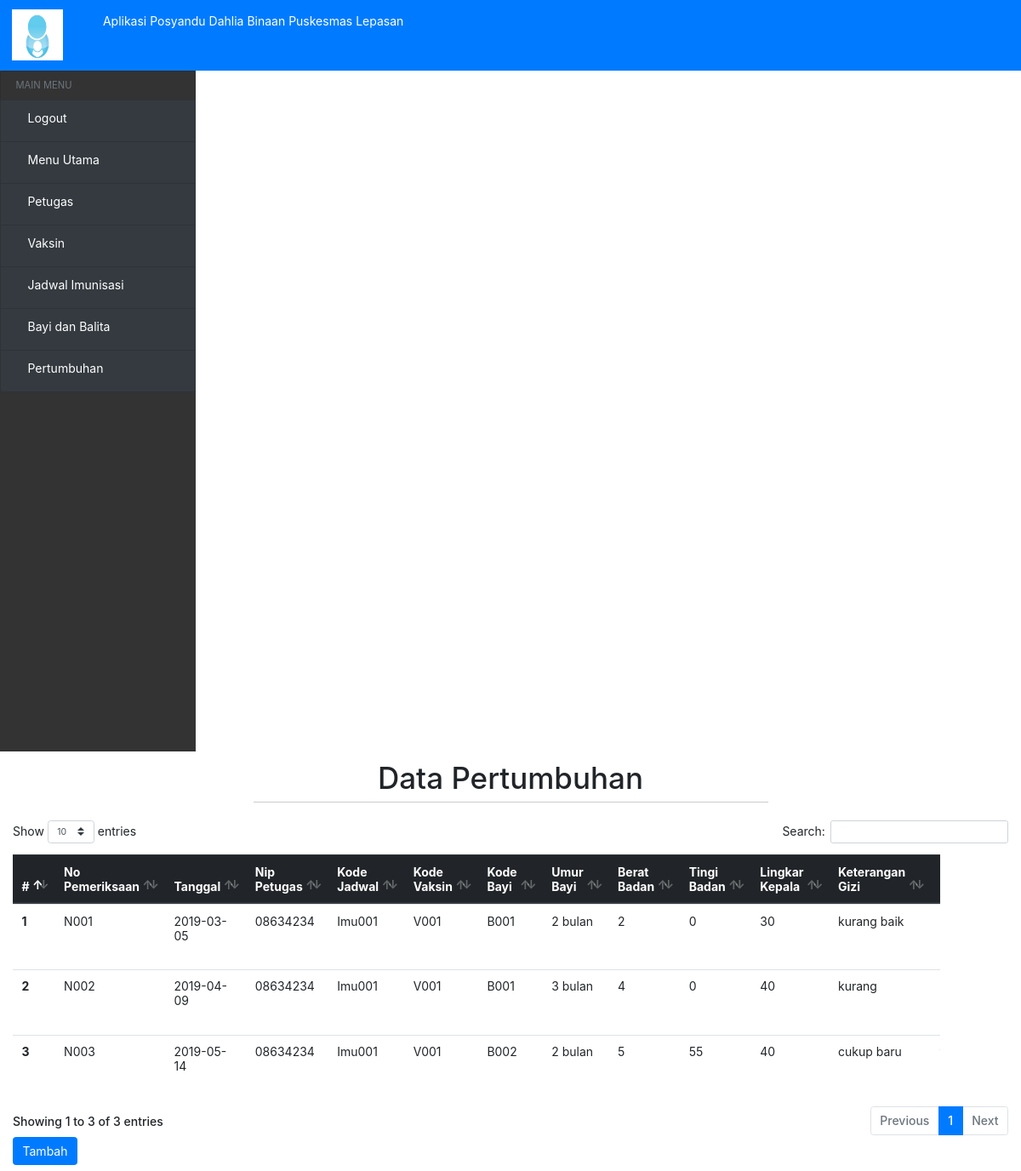
Page /?view=pertumbuhan (signed in) on the committed database.
### tables this page shows
CREATE TABLE `pertumbuhan_bayi` (
  `No_pemeriksaan` varchar(10) NOT NULL,
  `Tanggal` date NOT NULL,
  `Nip_petugas` varchar(15) NOT NULL,
  `Kode_jadwal` varchar(10) NOT NULL,
  `Kode_vaksin` varchar(10) NOT NULL,
  `Kode_bayi` varchar(10) NOT NULL,
  `umur_bayi` int(10) NOT NULL,
  `Keterangan` varchar(200) NOT NULL,
  `Keluhan` varchar(200) NOT NULL,
  `Berat_badan` int(10) NOT NULL,
  `Tinggi_badan` int(13) NOT NULL,
  `Lingkar_kepala` int(20) NOT NULL,
  `Keterangan_gizi` varchar(50) NOT NULL
);

CREATE TABLE `petugas` (
  `Nip_petugas` varchar(15) NOT NULL,
  `Nama_petugas` varchar(50) NOT NULL,
  `Jabatan` varchar(20) NOT NULL,
  `Jenis_kelamin` varchar(10) NOT NULL,
  `Tempat_lahir` varchar(20) NOT NULL,
  `Tgl_lahir` date NOT NULL,
  `No_hp` varchar(12) NOT NULL,
  `alamat` varchar(50) NOT NULL
);

CREATE TABLE `vaksin` (
  `Kode_vaksin` varchar(10) NOT NULL,
  `tanggal` date NOT NULL,
  `Nama_vaksin` varchar(20) NOT NULL,
  `Dosis` text NOT NULL,
  `perberian` int(5) NOT NULL,
  `Keterangan_vaksin` text NOT NULL
);

CREATE TABLE `bayi` (
  `Kode_bayi` varchar(10) NOT NULL,
  `Nama_bayi` varchar(30) NOT NULL,
  `Jekel` varchar(10) NOT NULL,
  `Tempat_lahir` varchar(20) NOT NULL,
  `Tanggal_lahir` date NOT NULL,
  `Nama_ortu` varchar(30) NOT NULL,
  `Umur_bayi` int(10) NOT NULL,
  `Agama` varchar(20) NOT NULL,
  `No_hp` varchar(15) NOT NULL,
  `Alamat` varchar(50) NOT NULL
);

### config/config.php (called while the page is built, shortened)
<?php
function base_url($url = null ) {
	$base_url = "http://localhost/aplikasi_perpustakaan/";
	if ($url != null ) {
		return $base_url."/".$url;
	} else  {
			return $base_url;
	}
}

### models/admin.php (called while the page is built, shortened)
<?php
class Admin
{
  private $mysqli;
  function __construct($mysqli)
  {
    $this->mysqli = $mysqli;
  }
public function showPertumbuhan(){
  $db = $this->mysqli->conn;
  $sql = "SELECT * FROM pertumbuhan_bayi
            INNER JOIN petugas ON pertumbuhan_bayi.Nip_petugas = petugas.Nip_petugas
            INNER JOIN Jadwal_imunisasi ON pertumbuhan_bayi.Kode_jadwal = Jadwal_imunisasi.Kode_imunisasi
            INNER JOIN vaksin ON pertumbuhan_bayi.Kode_vaksin = vaksin.Kode_vaksin
            INNER JOIN bayi ON pertumbuhan_bayi.Kode_bayi = bayi.Kode_bayi";
  $query = $db->query($sql);
  return $query;
}
}
?>

### view/pertumbuhan-bayi/pertumbuhan.php (the view, shortened to what this page needs)
<?php if (@$_SESSION['user']) { ?>
<div class="header-hal">
    <h1>Data Pertumbuhan</h1>
    <hr>
</div>
<div class="table-responsive" >
<table class="table table-responsive" id="table" width="1090">
  <thead class="thead-dark">
    <tr>
      <th scope="col">#</th>
      <th scope="col">No Pemeriksaan</th>
      <th scope="col">Tanggal</th>
      <th scope="col">Nip Petugas</th>
      <th scope="col">Kode Jadwal</th>
      <th scope="col">Kode Vaksin</th>
      <th scope="col">Kode Bayi</th>
      <th scope="col">Umur Bayi</th>
      <th scope="col">Berat Badan</th>
      <th scope="col">Tingi Badan</th>
      <th scope="col">Lingkar Kepala</th>
      <th scope="col">Keterangan Gizi</th>
      <th scope="col">Keterangan</th>
    </tr>
  </thead>
  <tbody>
      <?php
      if (@$_SESSION['kode_bayi']) {
        $data = $objAdmin->showPertumbuhanPengguna($_SESSION['kode_bayi']);
      }else {
        $data = $objAdmin->showPertumbuhan();
      }
     $no = 1;
     while ($a = $data->fetch_object()) {
         ?>
    <tr>
      <th scope="row"><?= $no ?></th>
      <td><?= $a->No_pemeriksaan; ?></td>
      <td><?= $a->Tanggal; ?></td>
      <td><?= $a->Nip_petugas; ?></td>
      <td><?= $a->Kode_jadwal; ?></td>
      <td><?= $a->Kode_vaksin; ?></td>
      <td><?= $a->Kode_bayi; ?></td>
      <td><?= $a->umur_bayi.' bulan'; ?></td>
      <td><?= $a->Berat_badan; ?></td>
      <td><?= $a->Tinggi_badan; ?></td>
      <td><?= $a->Lingkar_kepala; ?></td>
      <td><?= $a->Keterangan_gizi; ?></td>
      <td><?= $a->Keterangan; ?></td>
    </tr>
    <?php
     $no++;
     }
     ?>
  </tbody>
</table>
</div>
<?php if (@$_SESSION['hak_akses'] == 0) { ?>
<a href="?view=tambah-pertumbuhan">
    <button type="button" class="btn btn-primary">Tambah</button>
</a>
<?php } ?>
<?php } ?>

### index.php (shortened to what this page needs)
<?php
require_once 'config/config.php';
include('models/admin.php');
?>
<html lang="en" dir="ltr">
  <head>
    <link rel="stylesheet" href="<?=base_url();?>assets/css/bootstrap.min.css">
    <link rel="stylesheet" href="<?=base_url();?>assets/css/home.css">
    <link rel="stylesheet" type="text/css" href="<?php echo base_url(); ?>assets/DataTables/datatables.min.css"/>
  </head>
  <body>
    <nav class="navbar navbar-expand-md navbar-dark bg-primary">
      <a class="navbar-brand" href="#">
        <img src="assets/image/posyandu.jpg" width="60" height="60" class="d-inline-block align-top" alt="">
        <span class="menu-collapsed ml-5">Aplikasi Posyandu Dahlia Binaan Puskesmas Lepasan</span>
      </a>
    </nav>
    <div class="row" id="body-row">
        <div id="sidebar-container" class="sidebar-expanded d-none d-md-block">
            <ul class="list-group">
                <li class="list-group-item sidebar-separator-title text-muted d-flex align-items-center menu-collapsed">
                    <small>MAIN MENU</small>
                </li>
                  <?php if (@$_SESSION['user']) { ?>
                    <a href="?view=logout-admin" aria-expanded="false" class="bg-dark list-group-item list-group-item-action flex-column align-items-start">
                      <div class="d-flex w-100 justify-content-start align-items-center">
                        <span class="menu-collapsed">Logout</span>
                      </div>
                    </a>
                  <?php } ?>
                <a href="?view=home" aria-expanded="false" class="bg-dark list-group-item list-group-item-action flex-column align-items-start">
                    <div class="d-flex w-100 justify-content-start align-items-center">
                        <span class="menu-collapsed">Menu Utama</span>
                    </div>
                </a>
                <?php if (@$_SESSION['user']) { ?>
                <?php if (@$_SESSION['hak_akses'] == 0) { ?>
                <a href="?view=petugas"  aria-expanded="false" class="bg-dark list-group-item list-group-item-action flex-column align-items-start">
                    <div class="d-flex w-100 justify-content-start align-items-center">
                        <span class="menu-collapsed">Petugas</span>
                    </div>
                </a>
                <?php } ?>
                <a href="?view=vaksin"  aria-expanded="false" class="bg-dark list-group-item list-group-item-action flex-column align-items-start">
                    <div class="d-flex w-100 justify-content-start align-items-center">
                        <span class="menu-collapsed">Vaksin</span>
                    </div>
                </a>
                <a href="?view=jadwal-imunisasi"  aria-expanded="false" class="bg-dark list-group-item list-group-item-action flex-column align-items-start">
                    <div class="d-flex w-100 justify-content-start align-items-center">
                        <span class="menu-collapsed">Jadwal Imunisasi</span>
                    </div>
                </a>
                <a href="?view=bayi" aria-expanded="false" class="bg-dark list-group-item list-group-item-action flex-column align-items-start">
                    <div class="d-flex w-100 justify-content-start align-items-center">
                        <span class="menu-collapsed">Bayi dan Balita</span>
                    </div>
                </a>
                <a href="?view=pertumbuhan" aria-expanded="false" class="bg-dark list-group-item list-group-item-action flex-column align-items-start">
                    <div class="d-flex w-100 justify-content-start align-items-center">
                        <span class="menu-collapsed">Pertumbuhan</span>
                    </div>
                </a>
              <?php } ?>
            </ul>
        </div>
        <div class="col">
            <h1>
                <?php include('page/page.php'); ?>
            </h1>
        </div>
    </div>
</body>
</html>

### page/page.php (shortened to what this page needs)
<?php
if (@$_GET['view'] == '' || @$_GET['view'] == 'home')
{
    include 'view/home.php';
}
elseif (@$_GET['view'] == 'petugas')
{
    include 'view/petugas/petugas.php';
}
elseif (@$_GET['view'] == 'tambah-petugas')
{
    include 'view/petugas/tambah-petugas.php';
}
elseif (@$_GET['view'] == 'rubah-petugas')
{
    include 'view/petugas/rubah-petugas.php';
}
elseif (@$_GET['view'] == 'vaksin')
{
    include 'view/vaksin/vaksin.php';
}
elseif (@$_GET['view'] == 'tambah-vaksin')
{
    include 'view/vaksin/tambah-vaksin.php';
}
elseif (@$_GET['view'] == 'rubah-vaksin')
{
    include 'view/vaksin/rubah-vaksin.php';
}
elseif (@$_GET['view'] == 'jadwal-imunisasi')
{
    include 'view/jadwal-imunisasi/jadwal-imunisasi.php';
}
elseif (@$_GET['view'] == 'tambah-imunisasi')
{
    include 'view/jadwal-imunisasi/tambah-imunisasi.php';
}
elseif (@$_GET['view'] == 'rubah-imunisasi')
{
    include 'view/jadwal-imunisasi/rubah-imunisasi.php';
}
elseif (@$_GET['view'] == 'bayi')
{
    include 'view/bayi-belita/bayi.php';
}
elseif (@$_GET['view'] == 'tambah-bayi')
{
    include 'view/bayi-belita/tambah-bayi.php';
}
elseif (@$_GET['view'] == 'rubah-bayi')
{
    include 'view/bayi-belita/rubah-bayi.php';
}
elseif (@$_GET['view'] == 'pertumbuhan')
{
    include 'view/pertumbuhan-bayi/pertumbuhan.php';
}
elseif (@$_GET['view'] == 'tambah-pertumbuhan')
{
    include 'view/pertumbuhan-bayi/tambah-pertumbuhan.php';
}
elseif (@$_GET['view'] == 'rubah-pertumbuhan')
{
    include 'view/pertumbuhan-bayi/rubah-pertumbuhan.php';
}
elseif (@$_GET['view'] == 'login-admin')
{
    include 'view/login.php';
}
elseif (@$_GET['view'] == 'register-admin')
{
    include 'view/register.php';
}
elseif (@$_GET['view'] == 'logout-admin')
{
    $objAdmin->logout();
    echo '<script>
    window.location="?view=login-admin";
     </script>';
}
elseif (@$_GET['view'] == 'login-pengguna')
{
    include 'view/login-pengguna.php';
}
elseif (@$_GET['view'] == 'register-pengguna')
{
    include 'view/register-pengguna.php';
}
elseif (@$_GET['view'] == 'logout-pengguna')
{
    $objAdmin->logout();
    echo '<script>
    window.location="?view=login-pengguna";
     </script>';
}
elseif (@$_GET['view'] == 'grafik')
{
    include 'view/pertumbuhan-bayi/grafik.php';
}
else
{
  include 'view/404.php';
}

### assets/css/home.css (style rules this page uses)
.header-hal { width: 100%; text-align: center; margin-top: 10px; }
hr { height: 1px; border-top: 1px solid #ccc; margin: auto; width: 50%; padding: 10px; }
.view-buku th, td { text-align: left; padding: 8px; }

### index.php (style rules this page uses)
* { font-size: 14px; }
#body-row { margin-left:0; margin-right:0; }
#sidebar-container { min-height: 100vh; background-color: #333; padding: 0; }
.sidebar-expanded { width: 230px; }
#sidebar-container .list-group a { height: 50px; color: white; }
.sidebar-separator-title { background-color: #333; height: 35px; }

### rows in the picture
pertumbuhan_bayi: No_pemeriksaan "N001", Tanggal "2019-03-05", petugas.Nip_petugas "08634234", Kode_jadwal "Imu001", Kode_vaksin.Kode_vaksin "V001", Kode_bayi.Kode_bayi "B001", umur_bayi "2", Berat_badan "2", Tinggi_badan "0", Lingkar_kepala "30", Keterangan_gizi "kurang baik"
pertumbuhan_bayi: No_pemeriksaan "N002", Tanggal "2019-04-09", petugas.Nip_petugas "08634234", Kode_jadwal "Imu001", Kode_vaksin.Kode_vaksin "V001", Kode_bayi.Kode_bayi "B001", umur_bayi "3", Berat_badan "4", Tinggi_badan "0", Lingkar_kepala "40", Keterangan_gizi "kurang"
pertumbuhan_bayi: No_pemeriksaan "N003", Tanggal "2019-05-14", petugas.Nip_petugas "08634234", Kode_jadwal "Imu001", Kode_vaksin.Kode_vaksin "V001", Kode_bayi.Kode_bayi "B002", umur_bayi "2", Berat_badan "5", Tinggi_badan "55", Lingkar_kepala "40", Keterangan_gizi "cukup baru"
